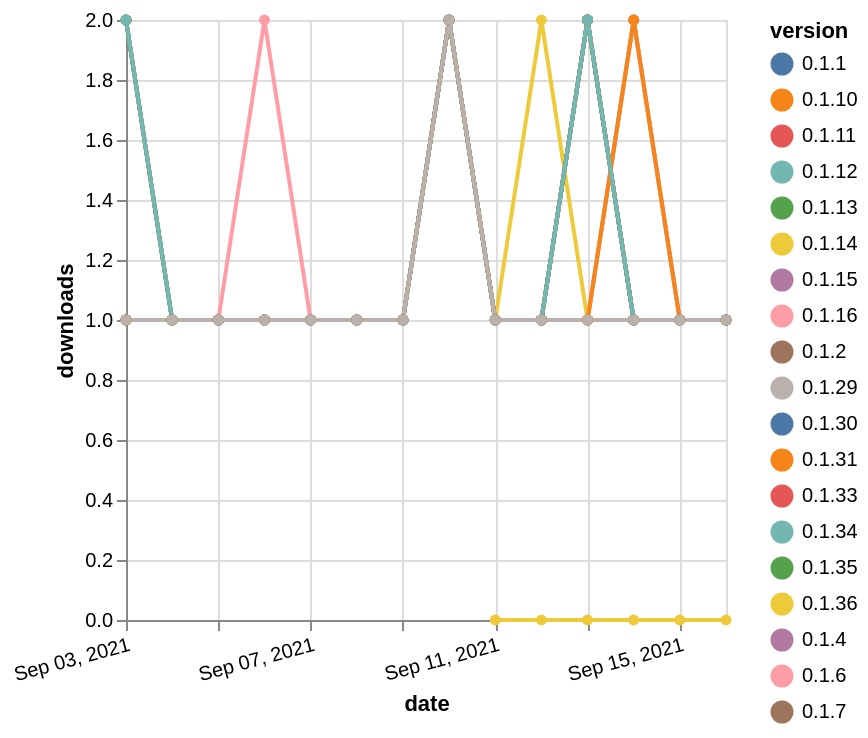

Specify this chart in Vega-Lite:
### Vega-Lite specification from a JSON file in a GitHub repository (floating-point values rounded to 4 significant figures; data arrays with more than 128 entries replaced by an {"elided": "..."} marker saying what was removed)
{"$schema": "https://vega.github.io/schema/vega-lite/v5.json", "description": "A simple bar chart with embedded data.", "data": {"values": {"elided": "258 records"}}, "width": "container", "mark": {"type": "line", "point": {"filled": true}}, "encoding": {"x": {"field": "date", "type": "temporal", "timeUnit": "yearmonthdate", "title": "date", "axis": {"labelAngle": -15}}, "y": {"field": "delta", "type": "quantitative", "title": "downloads"}, "color": {"field": "version", "type": "nominal"}, "tooltip": {"field": "delta"}}}
